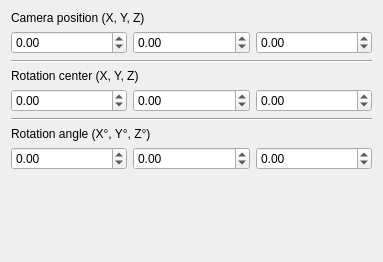
<?xml version="1.0" encoding="UTF-8"?>
<ui version="4.0">
 <class>camera</class>
 <widget class="QWidget" name="camera">
  <property name="geometry">
   <rect>
    <x>0</x>
    <y>0</y>
    <width>383</width>
    <height>262</height>
   </rect>
  </property>
  <property name="windowTitle">
   <string>Camera Properties</string>
  </property>
  <layout class="QVBoxLayout" name="verticalLayout">
   <item>
    <widget class="QLabel" name="label_x">
     <property name="text">
      <string>Camera position (X, Y, Z)</string>
     </property>
    </widget>
   </item>
   <item>
    <layout class="QHBoxLayout" name="horizontalLayout_1">
     <item>
      <widget class="QDoubleSpinBox" name="doubleSpinBox_x">
       <property name="minimum">
        <double>-99999999.989999994635582</double>
       </property>
       <property name="maximum">
        <double>99999999.989999994635582</double>
       </property>
      </widget>
     </item>
     <item>
      <widget class="QDoubleSpinBox" name="doubleSpinBox_y">
       <property name="minimum">
        <double>-99999999.989999994635582</double>
       </property>
       <property name="maximum">
        <double>99999999.989999994635582</double>
       </property>
      </widget>
     </item>
     <item>
      <widget class="QDoubleSpinBox" name="doubleSpinBox_z">
       <property name="minimum">
        <double>-99999999.989999994635582</double>
       </property>
       <property name="maximum">
        <double>99999999.989999994635582</double>
       </property>
      </widget>
     </item>
    </layout>
   </item>
   <item>
    <widget class="Line" name="line_1">
     <property name="orientation">
      <enum>Qt::Horizontal</enum>
     </property>
    </widget>
   </item>
   <item>
    <widget class="QLabel" name="label_center_x">
     <property name="text">
      <string>Rotation center (X, Y, Z)</string>
     </property>
    </widget>
   </item>
   <item>
    <layout class="QHBoxLayout" name="horizontalLayout_2">
     <item>
      <widget class="QDoubleSpinBox" name="doubleSpinBox_center_x">
       <property name="minimum">
        <double>-99999999.989999994635582</double>
       </property>
       <property name="maximum">
        <double>99999999.989999994635582</double>
       </property>
      </widget>
     </item>
     <item>
      <widget class="QDoubleSpinBox" name="doubleSpinBox_center_y">
       <property name="minimum">
        <double>-99999999.989999994635582</double>
       </property>
       <property name="maximum">
        <double>99999999.989999994635582</double>
       </property>
      </widget>
     </item>
     <item>
      <widget class="QDoubleSpinBox" name="doubleSpinBox_center_z">
       <property name="minimum">
        <double>-99999999.989999994635582</double>
       </property>
       <property name="maximum">
        <double>99999999.989999994635582</double>
       </property>
      </widget>
     </item>
    </layout>
   </item>
   <item>
    <widget class="Line" name="line_2">
     <property name="orientation">
      <enum>Qt::Horizontal</enum>
     </property>
    </widget>
   </item>
   <item>
    <widget class="QLabel" name="label_rot_x">
     <property name="text">
      <string>Rotation angle (X°, Y°, Z°)</string>
     </property>
    </widget>
   </item>
   <item>
    <layout class="QHBoxLayout" name="horizontalLayout_3">
     <item>
      <widget class="QDoubleSpinBox" name="doubleSpinBox_rot_x">
       <property name="minimum">
        <double>-360.000000000000000</double>
       </property>
       <property name="maximum">
        <double>360.000000000000000</double>
       </property>
      </widget>
     </item>
     <item>
      <widget class="QDoubleSpinBox" name="doubleSpinBox_rot_y">
       <property name="minimum">
        <double>-360.000000000000000</double>
       </property>
       <property name="maximum">
        <double>360.000000000000000</double>
       </property>
      </widget>
     </item>
     <item>
      <widget class="QDoubleSpinBox" name="doubleSpinBox_rot_z">
       <property name="minimum">
        <double>-360.000000000000000</double>
       </property>
       <property name="maximum">
        <double>360.000000000000000</double>
       </property>
      </widget>
     </item>
    </layout>
   </item>
   <item>
    <spacer name="verticalSpacer">
     <property name="orientation">
      <enum>Qt::Vertical</enum>
     </property>
     <property name="sizeHint" stdset="0">
      <size>
       <width>20</width>
       <height>40</height>
      </size>
     </property>
    </spacer>
   </item>
  </layout>
 </widget>
 <resources/>
 <connections/>
</ui>
